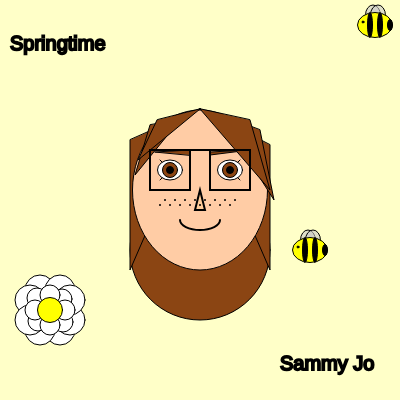
Frame 1 (no input)
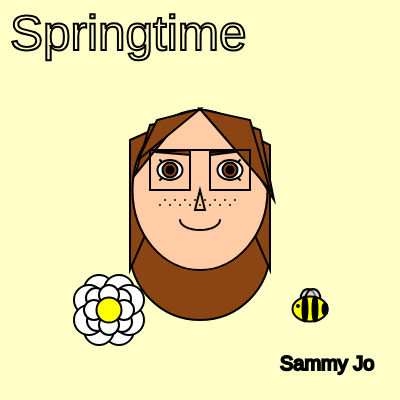
Frame 60 (no input)
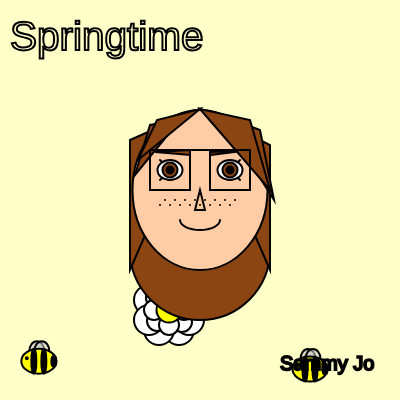
Frame 120 (the mouse pressed at the canvas centre since frame 60)

The p5.js sketch that drew these frames (run headless with seeded random() and noise() and a simulated clock; from frame 60 on, the mouse is pressed at the canvas centre):

// p5.js sketch
// ── sketch.js
var directionf=1
var directionb1=1;
var directionb2=1;
var flowerx=50;
var flowery=310;
var bee1x=310;
var bee2x=375
var bee1y=250;
var bee2y=25;
var movement
var springtimesize= 20;
var springtimeGrowing = true;
let drawBee = function(x, y) {
  // Draw bee wings
  fill(200, 200, 200, 150); // Semi-transparent white color for wings
  ellipse(x - 2, y - 10, 15, 20); // Left wing
  ellipse(x + 3, y - 10, 15, 20); // Right wing
  // Draw bee body
  fill(255, 255, 0); // Yellow color for bee body
  ellipse(x, y, 35, 25); // Main body ellipse
  // Draw bee stripes
  fill(0); // Black color for stripes
  ellipse(x - 5, y, 5, 25);
  ellipse(x + 5, y, 5, 25); 
  ellipse(x + 15, y, 5, 11);
  // Draw bee eye
  ellipse(x - 12, y - 3, 2, 2);
};
function drawFlower(x, y) {
  // Draw petals
  fill(255); // White color for petals
  circle(x - 10, y - 20, 30);//you have no idea how long this took to get just right//
  circle(x + 10, y + 20, 30); 
  circle(x + 10, y - 20, 30); 
  circle(x - 10, y + 20, 30); 
  circle(x - 20, y - 10, 30); 
  circle(x + 20, y + 10, 30); 
  circle(x + 20, y - 10, 30); 
  circle(x - 20, y + 10, 30); 
  circle(x - 13, y-12, 20); 
  circle(x + 13, y+12, 20); 
  circle(x+12, y - 11, 20); 
  circle(x-12, y + 11, 20); 
  circle(x - 15, y, 20); 
  circle(x + 15, y, 20); 
  circle(x, y - 15, 20); 
  circle(x, y + 15, 20); 
  // Draw center
  fill(255, 255, 0); // Yellow color for center
  circle(x, y, 25); 
}

function setup() {
  createCanvas(400, 400);
  //random speed
  movement = (random()*4)
}

function draw() {
  background(255,255,200);
  
  //draws bees and flowers
  drawFlower(flowerx,flowery);
  drawBee(bee1x,bee1y);
  drawBee(bee2x,bee2y);
  
  //moves flower
  flowerx+= directionf 
  if (flowerx>= width - 25) 
  {directionf=-1*movement}
  else if (flowerx<= 25) 
    {directionf=1*movement}
  
  // moves bee1
  bee1y+=directionb1;
  if (bee1y>= height -25)
    {directionb1=-1*movement}
  else if (bee1y<=25)
    {directionb1=1*movement}
  
  //moves bee 2
  bee2x += directionb2;
  bee2y -= directionb2; 
  if (bee2y >= height - 25) {
    directionb2 = 1*movement;
  } else if (bee2y <= 25) {
    directionb2 = -1*movement;
  }
  
  //portrait
  fill(139, 69, 19); 
  circle(200,250,140)//furthest back part of hair
  triangle(200,109,270,270,270,145);//back part of hair
  triangle(200,109,130,270,130,140);//back part of hair
  fill(255, 204, 165);//face color
  ellipse(200, 190, 135, 160);
  fill(139, 69, 19); // Brown color
  triangle(155, 152, 190, 150, 190, 155); //eyebrow
  triangle(210, 152, 250, 150, 210, 155); // eyebrow
  triangle(220,115,274,200,260,130);//hair in front of face but behind bangs
  triangle(180,120,135,175,150,125);//same as before
  triangle(200,109,270,190,250,120);//forward most bangs
  triangle(200,109,138,160,157,120);//forward most bangs
 
  line(160, 160, 170, 170);//eyelashes
  line(160, 180, 170, 170);//
  line(230, 170, 240, 160);//
  line(230, 170, 240, 180);//
  fill(255);//white for white of eyes
  ellipse(170, 170, 25, 20); // Left eye
  ellipse(230, 170, 25, 20); // Right eye
  fill(139, 69, 19)//iris color
  ellipse(170, 170, 15, 15); // iris
  ellipse(230, 170, 15, 15); // iris
  fill(0);//pupil color
  ellipse(170, 170, 7, 7); // Left pupil
  ellipse(230, 170, 7, 7); // Right pupil
  //i cant shee without my glasses
  noFill();
  strokeWeight(2);
  rect(150, 150, 40, 40); // Left lens
  rect(210, 150, 40, 40); // Right lens
  line(190, 150, 210, 150); // nose bit
  
  // nose
  fill(255, 204, 153); //nose color
  triangle(200, 190, 195, 210, 205, 210); //nose
  
  // mouth
  noFill();
  stroke(0);
  arc(200, 220, 40, 20, 0, PI);
  
  // freckles
  point(160, 205);
  point(165, 200);
  point(170, 205);
  point(175, 200);
  point(180, 205);
  point(185, 200);
  point(190, 205);
  point(195, 200);
  point(200, 205);
  point(205, 200);
  point(210, 205);
  point(215, 200);
  point(220, 205);
  point(225, 200);
  point(230, 205);
  point(235, 200);
  
  //signature
  textSize(20);
  text('Sammy Jo',280,370)
  //title
  textSize(springtimesize)
  text('Springtime',10,50)
  //Size of springtime, not going by 4pts each time bc it's too quick and annoys me //
 if (springtimeGrowing) {
    springtimesize+=0.5;
    if (springtimesize>= 60) { // If size reaches 60 points
        springtimeGrowing = false; // Start shrinking
    }
} else {
    springtimesize -= 0.5;
    if (springtimesize <= 40) { // If size reaches 40 points
        springtimeGrowing = true; // Start growing again
    }
}
  }
// ── mainstyle.css
span{
    color:rgb(40, 33, 33);
}
body{
    background-color:rgb(246, 142, 201);
    font-family:Verdana, Tahoma, sans-serif;
    margin: 20px;
}
p{
    font-family:fantasy;
}
.blue{
    color:rgb(2, 2, 38);
}
.green{
    color: rgb(8, 57, 15);
}
#bigger{
    font-size:25px;
}
#center{
    text-align:center;
}
// ── self_portrait.html
<html>
  <head>
    <title>Sammy-Selfie</title>
    <script src="https://cdnjs.cloudflare.com/ajax/libs/p5.js/1.1.9/p5.min.js"></script>
    <script src="sketch.js"></script>
  </head>
  <body>
  </body>
</html>
